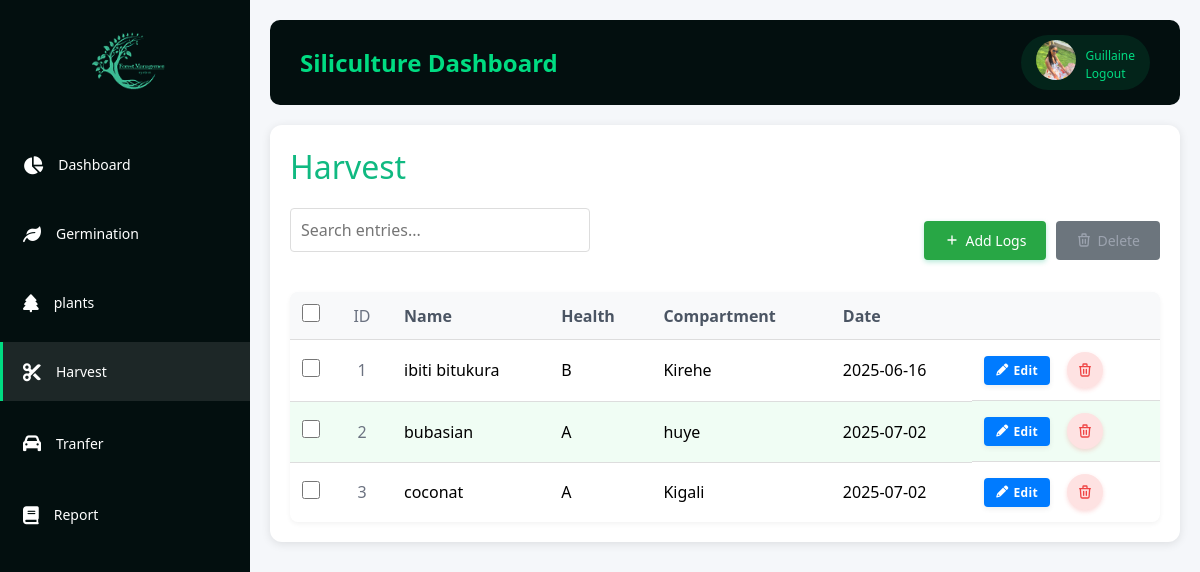
Page /Siliculture/pages/logs.php (signed in) on the committed database.
### tables this page shows
CREATE TABLE `users` (
  `id` int(11) NOT NULL,
  `name` varchar(255) DEFAULT NULL,
  `password` varchar(255) DEFAULT NULL,
  `role` varchar(100) DEFAULT NULL,
  `email` varchar(255) DEFAULT NULL,
  `status` varchar(50) DEFAULT 'active',
  `image` text DEFAULT NULL,
  `phone` varchar(20) DEFAULT NULL,
  `date` datetime DEFAULT NULL
);

CREATE TABLE `logs` (
  `l_id` int(11) NOT NULL,
  `p_id` int(11) DEFAULT NULL,
  `amount` int(11) DEFAULT NULL,
  `height` decimal(10,2) DEFAULT NULL,
  `v1` decimal(10,2) DEFAULT NULL,
  `v2` decimal(10,2) DEFAULT NULL,
  `d1` decimal(10,2) DEFAULT NULL,
  `d2` decimal(10,2) DEFAULT NULL,
  `l_indate` date DEFAULT NULL,
  `l_status` varchar(50) DEFAULT NULL,
  `coments` text NOT NULL,
  `lt` varchar(2500) NOT NULL,
  `Compartment` varchar(255) NOT NULL
);

CREATE TABLE `germination` (
  `g_id` int(11) NOT NULL,
  `plant_name` varchar(255) DEFAULT NULL,
  `g_sdate` date DEFAULT NULL,
  `g_edate` date DEFAULT NULL,
  `seeds` int(11) DEFAULT NULL,
  `soil` varchar(255) DEFAULT NULL,
  `g_note` text DEFAULT NULL,
  `g_status` varchar(50) DEFAULT 'unsend',
  `curdate` date DEFAULT NULL,
  `del` int(11) DEFAULT 0
);

CREATE TABLE `plant` (
  `p_id` int(11) NOT NULL,
  `g_id` int(11) DEFAULT NULL,
  `DBH` decimal(10,2) DEFAULT NULL,
  `health` varchar(255) DEFAULT NULL,
  `p_height` decimal(10,2) DEFAULT NULL,
  `info` text DEFAULT NULL,
  `p_status` varchar(50) DEFAULT NULL,
  `indate` date DEFAULT NULL
);

### Siliculture/pages/logs.php (the view, shortened to what this page needs)
<?php
include '../../database/connection.php';
?>
<!DOCTYPE html>
<html lang="en">
<head>
    <link rel="stylesheet" href="../css/style.css">
    <link rel="stylesheet" href="https://cdnjs.cloudflare.com/ajax/libs/font-awesome/4.7.0/css/font-awesome.min.css">
    <link rel="stylesheet" href="../css/table.css">
    <link rel="stylesheet" href="../css/logs.css">
</head>
<body>
    <?php include'../menu/menu.php'; ?>
    <div class="main-content">
    <?php
    include'../header/header.php';
    $select = $pdo->query("SELECT
    *
FROM logs l
JOIN plant p ON l.p_id = p.p_id
JOIN germination g ON p.g_id = g.g_id
WHERE (l.l_status = 'unsend' OR l.l_status = 'unsend-sawmill');
 ");
    $select->execute();
    $fetch = $select->fetchAll();
    $i = 1;
    ?>
    <div class="dashboard-grid-saw">
        <div class="container">
        <h1>Harvest</h1>
        <div class="header-actions">
            <div class="search-bar">
                <input type="text" id="searchInput" placeholder="Search entries...">
            </div>
            <div class="button-container">
                <a href="add-logs.php">
                    <button id="addStockBtn" class="add-btn" onclick="openAddModal()">
                    <svg class="icon" fill="none" stroke="currentColor" viewBox="0 0 24 24" xmlns="http://www.w3.org/2000/svg">
                        <path stroke-linecap="round" stroke-linejoin="round" stroke-width="2" d="M12 6v6m0 0v6m0-6h6m-6 0H6"></path>
                    </svg>
                    Add Logs
                </button>
                </a>
                <button id="deleteSelected" class="delete-btn" disabled>
                    <svg class="icon" fill="none" stroke="currentColor" viewBox="0 0 24 24" xmlns="http://www.w3.org/2000/svg">
                        <path stroke-linecap="round" stroke-linejoin="round" stroke-width="2" d="M19 7l-.867 12.142A2 2 0 0116.138 21H7.862a2 2 0 01-1.995-1.858L5 7m5 4v6m4-6v6m1-10V4a1 1 0 00-1-1h-4a1 1 0 00-1 1v3M4 7h16"></path>
                    </svg>
                    Delete
                </button>
            </div>
        </div>
        <table id="stockTable">
            <thead>
                <tr>
                    <th class="checkbox-cell">
                        <input type="checkbox" id="selectAll" class="checkbox">
                    </th>
                    <th class="row-id">ID</th>
                    <th>Name</th>
                    <th>Health</th>
                    <th>Compartment</th>
                    <th>Date</th>
                    <th></th>
                </tr>
            </thead>
            <tbody>
                <?php foreach($fetch as $row): ?>
                    <tr data-id="<?php echo $row['l_id']; ?>" data-pid="<?php echo $row['p_id']; ?>">
                    <td class="checkbox-cell">
                        <input type="checkbox" class="checkbox stock-checkbox">
                    </td>
                    <td class="row-id"> <?php echo $i; $i++; ?> </td>
                    <td> <?php echo $row['plant_name'] ; ?></td>
                    <td> <?php echo $row['health']; ?> </td>
                    <td> <?php echo $row['Compartment']; ?> </td>
                    <td><?php echo $row['indate']; ?></td>
                    <td class="action-buttons">
                        <button class="edit-btn" onclick="openUpdateModal(<?php echo $row['l_id']; ?>, '<?php echo $row['plant_name']; ?>', <?php echo $row['amount']; ?>, '<?php echo $row['coments']; ?>', '<?php echo $row['indate']; ?>')">
                            <i class=" fa fa-pencil"></i>
                            Edit
                        </button>
                        <div class="delete-action" onclick="confirmDelete(<?php echo $row['l_id']; ?>)">
                            <svg class="icon" fill="none" stroke="currentColor" viewBox="0 0 24 24" xmlns="http://www.w3.org/2000/svg">
                                <path stroke-linecap="round" stroke-linejoin="round" stroke-width="2" d="M19 7l-.867 12.142A2 2 0 0116.138 21H7.862a2 2 0 01-1.995-1.858L5 7m5 4v6m4-6v6m1-10V4a1 1 0 00-1-1h-4a1 1 0 00-1 1v3M4 7h16"></path>
                            </svg>
                        </div>
                    </td>
                </tr>
                <?php endforeach; ?>
            </tbody>
        </table>
    </div>
        </div>
    </div>
</body>
</html>

### Siliculture/header/header.php (shortened to what this page needs)
<!DOCTYPE html>
<html lang="en">
<head>
    <link rel="stylesheet" href="https://cdnjs.cloudflare.com/ajax/libs/font-awesome/6.0.0-beta3/css/all.min.css">
</head>
<body>
    <?php
    $id = $_SESSION['user_id'] ?? null;
    $select = $pdo->prepare("SELECT * FROM users WHERE id = ?");
    $select->execute([$id]);
    $user = $select->fetch(PDO::FETCH_ASSOC);
    $username = $user['name'];
    $part = explode(" ", $username);
    $last_name = $part[1] ?? $username;
    $profile_picture = $user['image'] ?? 'default-avatar.png';
    ?>
<div class="header">
        <div class="dashboard-title"><h1>Siliculture Dashboard</h1></div>
        <div class="user-profile" id="userProfile">
            <div class="user-avatar"><img src="../../admin/backend/uploads/<?php echo $profile_picture; ?>" alt=""> </div>
            <div class="user-name user-align"><font style=" font-size: 12px; " ><?php echo $last_name; ?></font> <p style=" font-size: 12px; ">Logout </p> </div>
        </div>
    </div>
</body>
</html>

### Siliculture/css/style.css (style rules this page uses)
* { margin: 0; padding: 0; box-sizing: border-box; font-family: 'Segoe UI', Tahoma, Geneva, Verdana, sans-serif; }
body { background-color: #f0f2f5; display: flex; height: 100vh; }
a { text-decoration: none; }
.main-content { height: 100vh; overflow-y: auto; }
.main-content { flex: 1; padding: 20px; display: flex; flex-direction: column; gap: 20px; }
.header { display: flex; justify-content: space-between; align-items: center; background-color: #030F0F; padding: 15px 30px; border-radius: 10px; color: #00dc82; }
.header h1 { font-size: 24px; }
.user-profile { display: flex; align-items: center; gap: 10px; background-color: rgba(0, 220, 130, 0.1); padding: 5px 15px; border-radius: 30px; color: #00dc82; }

### Siliculture/css/table.css (style rules this page uses)
.container { background-color: white; border-radius: 12px; box-shadow: 0 2px 10px rgba(0, 0, 0, 0.1); padding: 20px; }
.container h1 { color: #10b981; margin-bottom: 20px; font-weight: 500; }
.header-actions { display: flex; justify-content: space-between; margin-bottom: 20px; align-items: center; }
.search-bar { flex-grow: 1; margin-right: 20px; position: relative; }
.search-bar input { width: 100%; padding: 10px 15px; border: 1px solid #ddd; border-radius: 25px; font-size: 16px; outline: none; }
.button-container { display: flex; gap: 12px; }
.add-btn { background: linear-gradient(135deg, #059669, #10b981); color: white; border: none; border-radius: 8px; padding: 10px 16px; cursor: pointer; transition: all 0.2s; font-weight: 500; display: flex; align-items: center; gap: 8px; box-shadow: 0 2px 5px rgba(16, 185, 129, 0.3); }
.delete-btn { background: linear-gradient(135deg, #dc2626, #ef4444); color: white; border: none; border-radius: 8px; padding: 10px 16px; cursor: pointer; transition: all 0.2s; font-weight: 500; display: flex; align-items: center; gap: 8px; box-shadow: 0 2px 5px rgba(239, 68, 68, 0.3); }
.delete-btn:disabled { background: linear-gradient(135deg, #d1d5db, #e5e7eb); color: #9ca3af; cursor: not-allowed; box-shadow: none; transform: none; }
table { width: 100%; border-collapse: separate; border-spacing: 0; margin-top: 10px; box-shadow: 0 2px 5px rgba(0, 0, 0, 0.05); border-radius: 8px; overflow: hidden; }
thead { background-color: #f9fafb; }
th { padding: 14px 15px; text-align: left; font-weight: 600; color: #4b5563; border-bottom: 1px solid #e5e7eb; }
td { padding: 12px 15px; border-bottom: 1px solid #e5e7eb; vertical-align: middle; }
tr:last-child td { border-bottom: none; }
tr:nth-child(even) { background-color: #f0fdf4; }
.checkbox-cell { width: 40px; text-align: center; }
.checkbox { width: 18px; height: 18px; cursor: pointer; accent-color: #10b981; }
.row-id { width: 40px; text-align: center; color: #6b7280; font-weight: 500; }
.action-buttons { display: flex; gap: 12px; align-items: center; }
.edit-btn { background-color: #f3f4f6; color: #4b5563; border: none; padding: 8px 16px; border-radius: 8px; cursor: pointer; transition: all 0.2s; font-weight: 600; box-shadow: 0 2px 5px rgba(75, 85, 99, 0.1); letter-spacing: 0.3px; display: flex; align-items: center; gap: 5px; }
.delete-action { background-color: #fee2e2; color: #ef4444; width: 36px; height: 36px; border-radius: 50%; display: flex; align-items: center; justify-content: center; cursor: pointer; transition: all 0.2s; box-shadow: 0 2px 4px rgba(239, 68, 68, 0.2); }
.icon { width: 18px; height: 18px; }

### Siliculture/css/logs.css (style rules this page uses)
table { width: 100%; border-collapse: collapse; margin-top: 20px; }
th, td { padding: 12px; text-align: left; border-bottom: 1px solid #ddd; }
th { background-color: #f8f9fa; font-weight: 600; }
.checkbox-cell { width: 40px; text-align: center; }
.row-id { width: 60px; }
.action-buttons { white-space: nowrap; }
.edit-btn { background: #007bff; color: white; border: none; padding: 6px 12px; border-radius: 4px; cursor: pointer; margin-right: 5px; font-size: 12px; }
.search-bar { margin-bottom: 20px; }
.search-bar input { padding: 10px; border: 1px solid #ddd; border-radius: 4px; width: 300px; }
.header-actions { display: flex; justify-content: space-between; align-items: center; margin-bottom: 20px; }
.button-container { display: flex; gap: 10px; }
.add-btn, .delete-btn { padding: 10px 20px; border: none; border-radius: 4px; cursor: pointer; font-size: 14px; display: flex; align-items: center; gap: 5px; }
.add-btn { background: #28a745; color: white; }
.delete-btn { background: #dc3545; color: white; }
.delete-btn:disabled { background: #6c757d; cursor: not-allowed; }
.icon { width: 16px; height: 16px; }

### rows in the picture
users: image (picture), name "Guillaine"
logs: germination.plant_name "ibiti bitukura", p.health "B", Compartment "Kirehe", p.indate "2025-06-16"
logs: germination.plant_name "bubasian", p.health "A", Compartment "huye", p.indate "2025-07-02"
logs: germination.plant_name "coconat", p.health "A", Compartment "Kigali", p.indate "2025-07-02"
